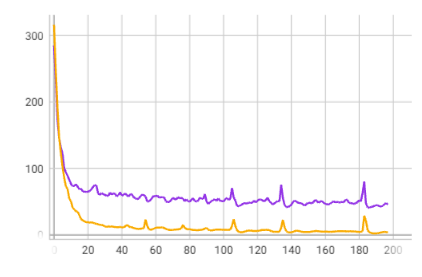
#> input picture image/2021-12-19-16-21-18.png, 422 x 277 px, given as the content of the folder ./imageset, which was not available
$ python generate_dataset.py
#> lines starting #> are read from the running program, lines starting #| are printed output that depends on the picture; pictures that were not available may be replaced by others from this repository, and a replacement may not be noted
import numpy as np
import os
import cv2
from tqdm import tqdm
import argparse


# 将图像随机裁剪为patchsize大小，针对过大的图像:size>2*patch_size
def random_patch(image, patch_size: int):
    h, w = image.shape
    lefttop_x = np.random.randint(0, w - patch_size + 1)
    lefttop_y = np.random.randint(0, h - patch_size + 1)
    return image[lefttop_y:lefttop_y + patch_size, lefttop_x:lefttop_x + patch_size]


# 将图像resize为正方形
def resize_square(image, patch_size):
    h, w = image.shape
    if h == w:
        return cv2.resize(image, (patch_size, patch_size))
    else:
        l = min(w, h)
        c = image[(h - l) // 2:(h - l) // 2 + l + 1,
                  (w - l) // 2:(w - l) // 2 + l + 1]
        return cv2.resize(c, (patch_size, patch_size))


def random_crop(image: "square_shape", crop_size: int, random_bias: int):
    l = image.shape[0]
    left_top = np.random.randint(
        random_bias, l - random_bias - crop_size - 1, (2,))
    rect = np.array([[left_top[0], left_top[1]],
                     [left_top[0], left_top[1] + crop_size],
                     [left_top[0] + crop_size, left_top[1]],
                     [left_top[0] + crop_size, left_top[1] + crop_size]]).reshape(4, -1)
    random_bias_np = np.random.randint(-random_bias, random_bias, size=(4, 2))
    rect_trans = rect + random_bias_np

    # 计算变换
    H = cv2.getPerspectiveTransform(np.float32(rect_trans), np.float32(rect))
    image_trans = cv2.warpPerspective(image, H, dsize=image.shape)
    # 裁切&叠加
    crop1 = image[left_top[1]:left_top[1] + crop_size,
                  left_top[0]:left_top[0] + crop_size]
    crop2 = image_trans[left_top[1]:left_top[1] +
                        crop_size, left_top[0]:left_top[0] + crop_size]
    crop = np.dstack((crop1, crop2))
    # 补齐三通道方便存储
    channel_zero = np.zeros((crop.shape[0], crop.shape[1], 3))
    channel_zero[:, :, :2] = crop.copy()
    return channel_zero, random_bias_np.reshape(-1)


def image_process(image, crop_size, random_bias, save_folder, new_name, f):
    crop, bias = random_crop(image, crop_size, random_bias)
    cv2.imwrite(os.path.join(save_folder, new_name), crop)
    str_bias = list(map(str, bias))
    str_bias = ",".join(str_bias)
    gt_str = new_name + "," + str_bias + "\n"
    f.write(gt_str)


if __name__ == '__main__':
    parser = argparse.ArgumentParser()
    parser.add_argument("--image_folder", default=r"./imageset")
    parser.add_argument("--save_path", default=r"./gen_dataset")
    parser.add_argument("--csv_file", default=r"./gt.csv")
    args = parser.parse_args()
    image_folder = args.image_folder
    save_folder = args.save_path
    csv_folder = args.csv_file

    f = open(csv_folder, "w")
    f.write("image,dx1,dy1,dx2,dy2,dx3,dy3,dx4,dy4\n")

    crop_size = 128
    patch_size = 512
    random_bias = 32
    crop_num = 3
    image_list = os.listdir(image_folder)
    for image_name in tqdm(image_list):
        image_path = os.path.join(image_folder, image_name)
        image = cv2.imread(image_path, cv2.IMREAD_GRAYSCALE)
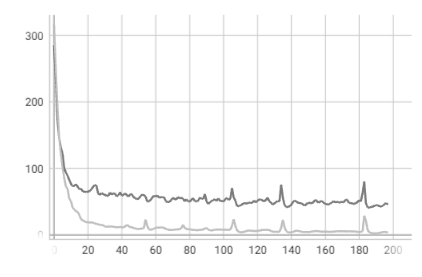
#> image: shape (277, 422); min 72, max 255, mean 249.9
        if min(image.shape) < 2 * patch_size:
            image = resize_square(image, patch_size)
#> in resize_square, `c = image[(h - l) // 2:(h - l) // 2 + l + 1, (w - l) // 2:(w - l) // 2..`:
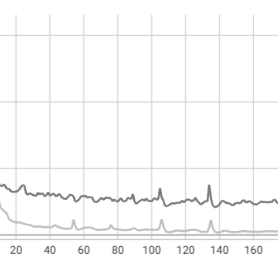
#> c: shape (277, 278); min 72, max 255, mean 249.8
            for i in range(crop_num):
                new_name = image_name[:-4] + "_" + str(i) + ".jpg"
                image_process(image, crop_size, random_bias,
                              save_folder, new_name, f)
#> this loop made 3 passes
#> str_bias in image_process on passes 1 to 3: ['21', '-32', '-29', '27', '-29', '7', '-23', '-13'], ['4', '-9', '-26', '-8', '-8', '-20', '26', '-31'], ['14', '-8', '-15', '5', '-7', '-19', '-24', '-23']
#> pass 1, in random_crop, `image_trans = cv2.warpPerspective(image, H, dsize=image.shape)`:
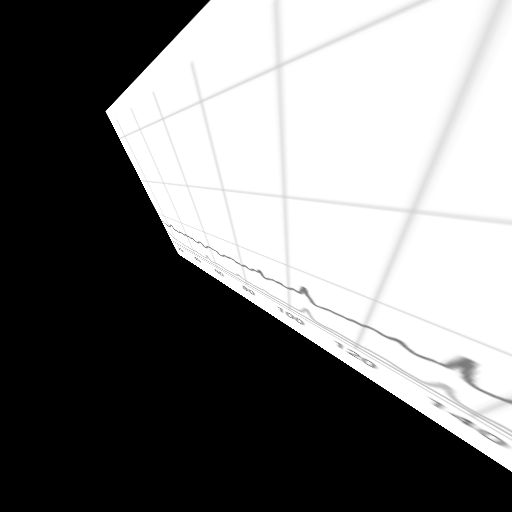
#> image_trans: shape (512, 512); min 0, max 255, mean 123
#> pass 1, in random_crop, `crop1 = image[left_top[1]:left_top[1] + crop_size, left_top[0]:left_to..`:
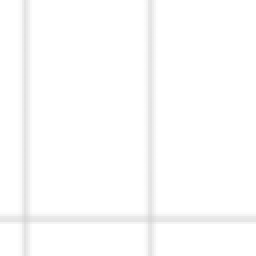
#> crop1: shape (128, 128) (shown 2 times larger); min 216, max 255, mean 252.8
#> pass 1, in random_crop, `crop2 = image_trans[left_top[1]:left_top[1] + crop_size, left_top[0]:l..`:
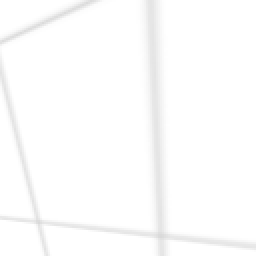
#> crop2: shape (128, 128) (shown 2 times larger); min 217, max 255, mean 252.6
#> pass 1, in image_process, `crop, bias = random_crop(image, crop_size, random_bias)`:
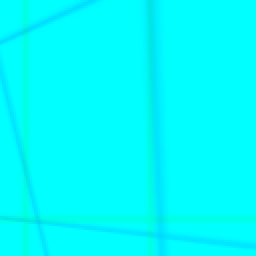
#> crop: shape (128, 128, 3) float64 (shown 2 times larger); mean of channels 0, 1, 2 252.8, 252.6, 0; drawn as B, G, R
        else:
            patch_num = min(image.shape) // patch_size ** 2
            for i in range(patch_num):
                image = random_patch(image, patch_size)
                for j in range(crop_num):
                    new_name = image_name[:-4] + "_" + \
                        str(i) + "_" + str(j) + ".jpg"
                    image_process(image, crop_size, random_bias,
                                  save_folder, new_name, f)

    f.close()
